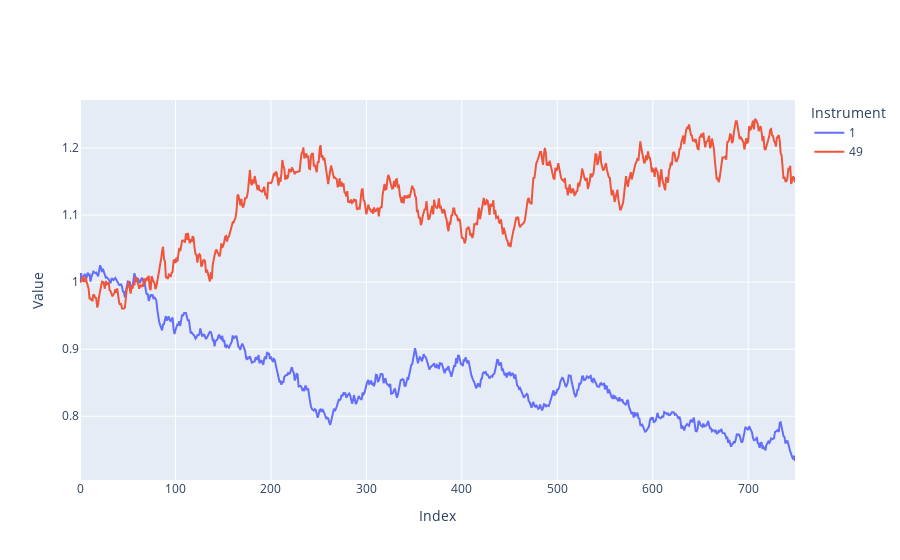

Notebook cell for this chart:
### Code cell
plot_selected_stocks_by_index(df, corr_islands[0])

### Figure 1 — Plotly figure (JSON) as saved in the notebook; plotly's stock layout.template omitted (floating-point values rounded to 4 significant figures; data arrays with more than 128 entries replaced by an {"elided": "..."} marker saying what was removed)
{"data": [{"mode": "lines", "name": "1", "type": "scatter", "x": {"elided": "750 int values"}, "y": {"elided": "750 float values"}}, {"mode": "lines", "name": "49", "type": "scatter", "x": {"elided": "750 int values"}, "y": {"elided": "750 float values"}}], "layout": {"hovermode": "x unified", "legend": {"title": {"text": "Instrument"}}, "xaxis": {"title": {"text": "Index"}}, "yaxis": {"title": {"text": "Value"}}}}
